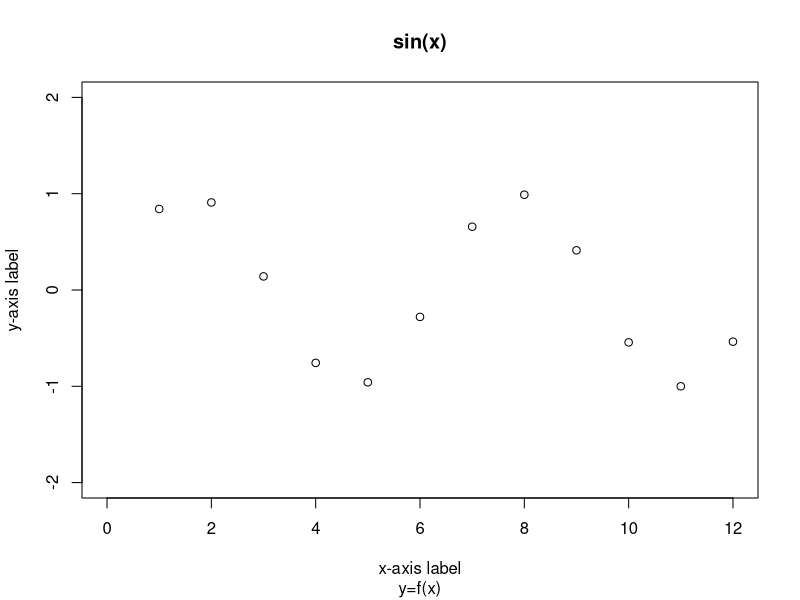
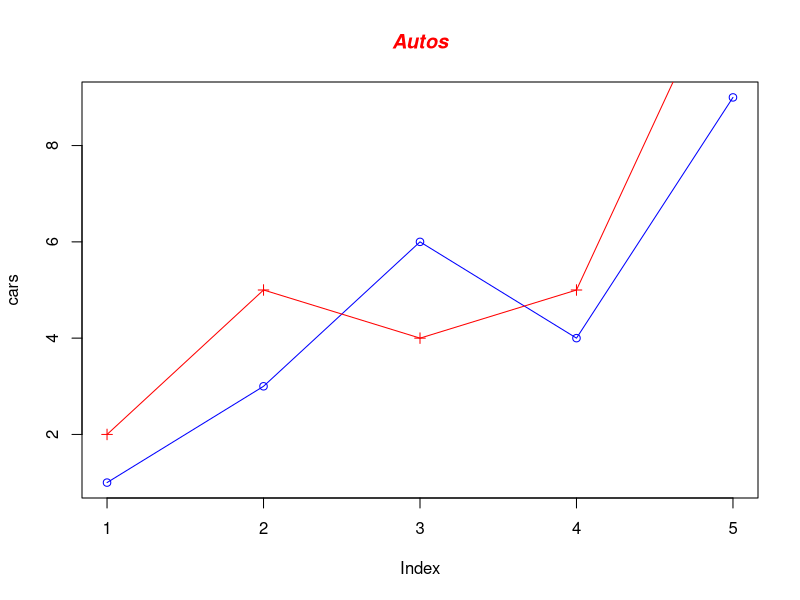
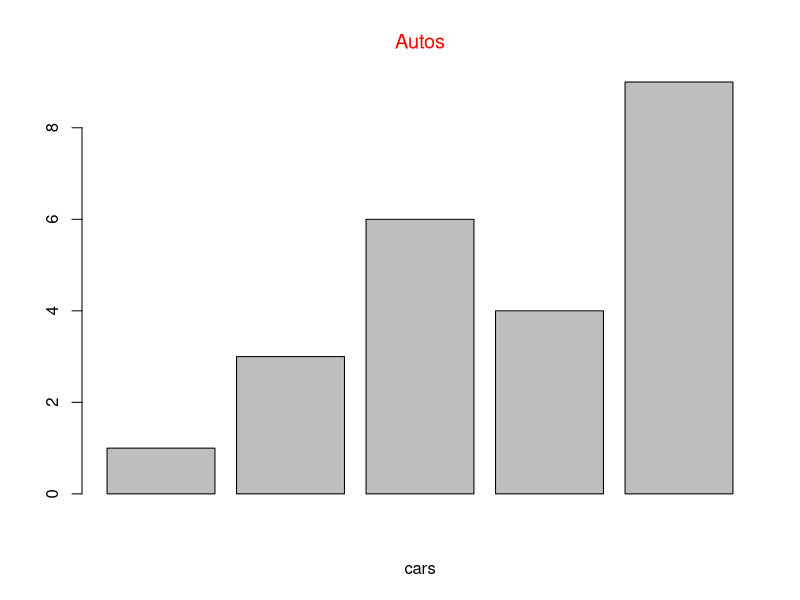
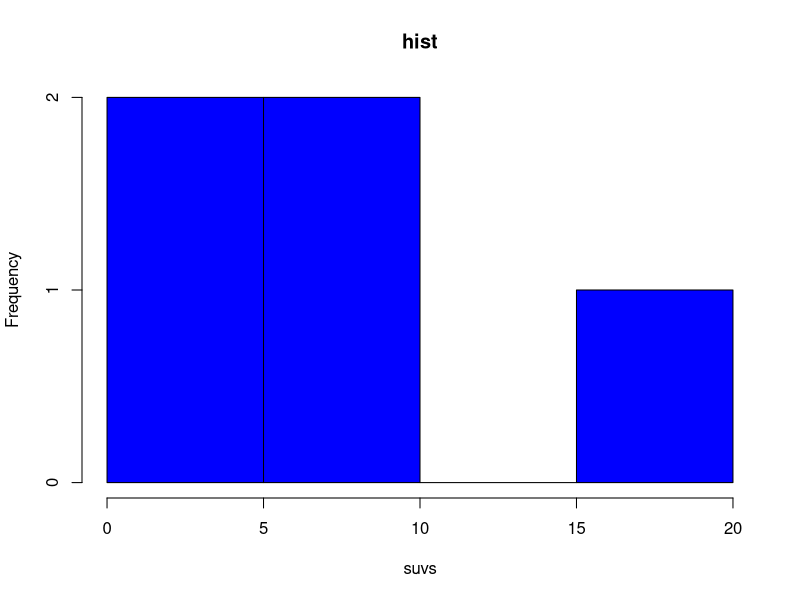
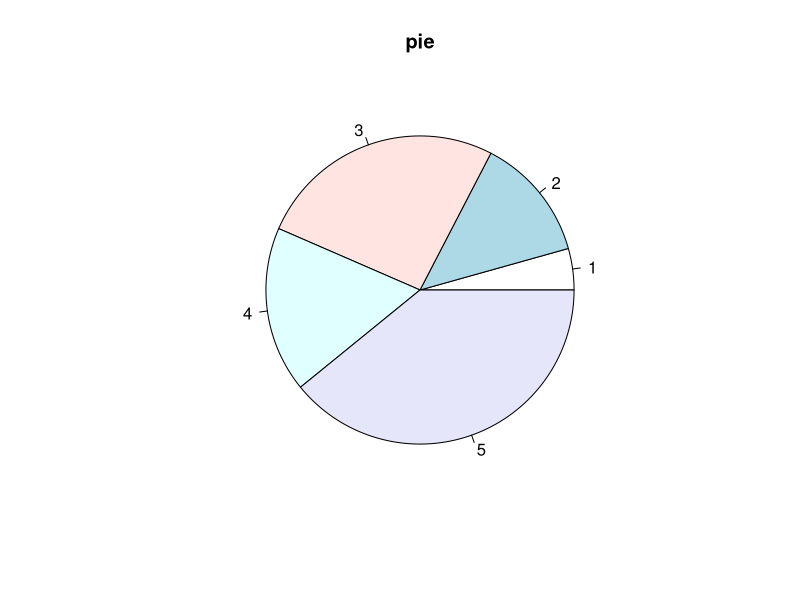

These charts were generated, in order, by the following R code:

#scatterplots
x<-1:12
y<-sin(x)
plot(x, y, main="sin(x)",sub="y=f(x)",xlab="x-axis label", ylab="y-axis label",xlim=c(0, 12), ylim=c(-2, 2))

# Line charts
# Define 2 vectors
cars <- c(1, 3, 6, 4, 9)
trucks <- c(2, 5, 4, 5, 12)
cars 
plot(cars, type="o", col="blue")

# Graph trucks with red dashed line and square points
lines(trucks, type="o", pch=3, lty=1, col="red")

# Create a title with a red, bold/italic font
title(main="Autos", col.main="red", font.main=4)



##bar charts
# Define the cars vector with 5 values
cars <- c(1, 3, 6, 4, 9)

# Graph cars
barplot(cars)
#title
title(main="Autos",xlab="cars", col.main="red", font.main=1)



#Histograms
# Define the suvs vector with 5 values
suvs <- c(4,4,6,6,16)

# Create a histogram for suvs
r<-hist(suvs, main = "hist",col="blue")




#pie charts
# Define cars vector with 5 values
cars <- c(1, 3, 6, 4, 9)

# Create a pie chart for cars
pie(cars,main="pie")



